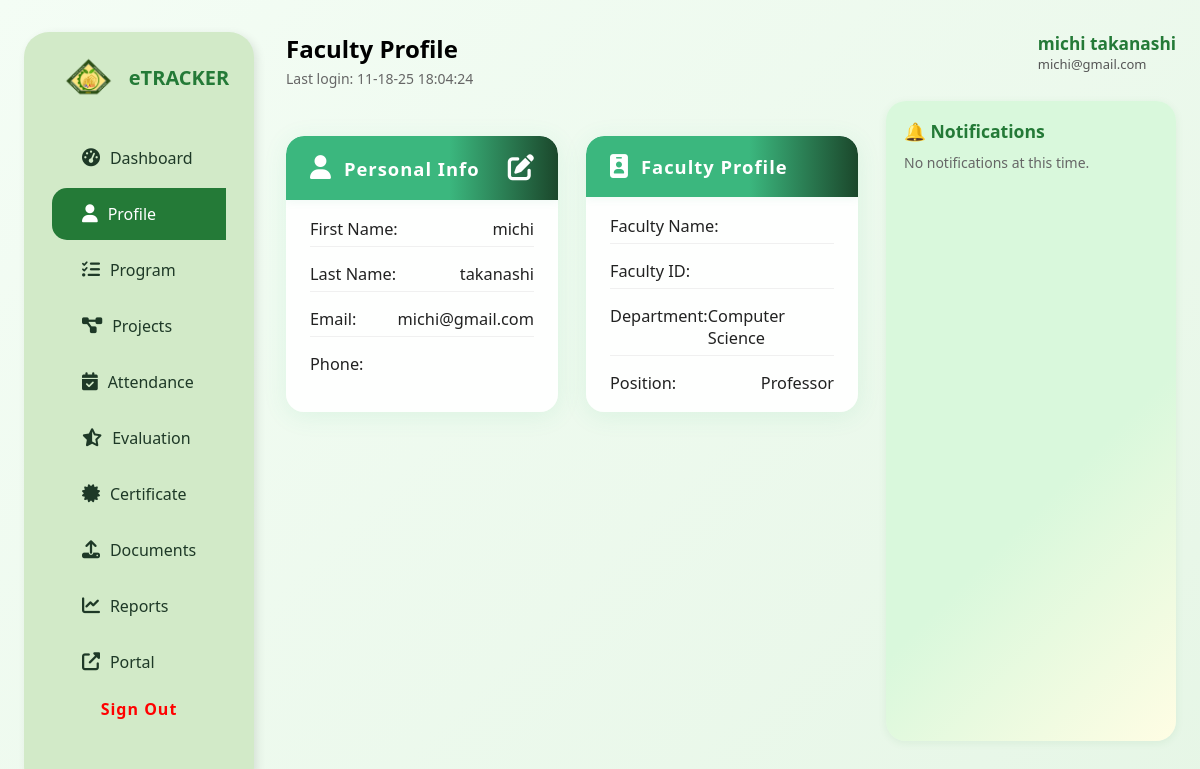
The page /FACULTY/profile.php (signed in) on the database its author committed.
### tables this page shows
CREATE TABLE `faculty` (
  `id` int(11) NOT NULL AUTO_INCREMENT,
  `user_id` int(11) DEFAULT NULL,
  `department` varchar(100) DEFAULT NULL,
  `position` varchar(100) DEFAULT NULL,
  `created_at` timestamp NOT NULL DEFAULT current_timestamp(),
  `faculty_name` varchar(100) DEFAULT NULL,
  `faculty_id` varchar(50) DEFAULT NULL,
  PRIMARY KEY (`id`),
  KEY `faculty_ibfk_1` (`user_id`),
  CONSTRAINT `faculty_ibfk_1` FOREIGN KEY (`user_id`) REFERENCES `users` (`id`) ON DELETE CASCADE
);

CREATE TABLE `users` (
  `id` int(11) NOT NULL AUTO_INCREMENT,
  `firstname` varchar(100) DEFAULT NULL,
  `lastname` varchar(100) DEFAULT NULL,
  `email` varchar(255) DEFAULT NULL,
  `password` varchar(255) DEFAULT NULL,
  `department_id` int(11) DEFAULT NULL,
  `role` enum('admin','faculty','student') DEFAULT NULL,
  `created_at` timestamp NOT NULL DEFAULT current_timestamp(),
  `phone` varchar(20) DEFAULT NULL,
  `department` varchar(100) DEFAULT NULL,
  `comm_preference` enum('email','sms') DEFAULT 'email',
  `verification_status` enum('verified','unverified') DEFAULT 'unverified',
  PRIMARY KEY (`id`),
  KEY `department_id` (`department_id`),
  CONSTRAINT `users_ibfk_1` FOREIGN KEY (`department_id`) REFERENCES `departments` (`department_id`) ON DELETE CASCADE
);

### FACULTY/profile.php (the view, shortened to what this page needs)
<?php
require 'db.php';
$user_id = $_SESSION['user_id'] ?? null;
$faculty_profile = null;
$notifications = [];
if ($user_id) {
    $sql = "SELECT
                u.firstname, u.lastname, u.email, u.phone, u.department AS user_department,
                f.faculty_name, f.faculty_id, f.department AS faculty_department, f.position
            FROM users u
            JOIN faculty f ON u.id = f.user_id
            WHERE u.id = ?";
    $stmt = $conn->prepare($sql);
    $stmt->bind_param("i", $user_id);
    $stmt->execute();
    $result = $stmt->get_result();
    $faculty_profile = $result->fetch_assoc();
}
?>
<!DOCTYPE html>
<html lang="en">
<head>
  <link rel="stylesheet" href="https://cdnjs.cloudflare.com/ajax/libs/font-awesome/6.5.0/css/all.min.css">
  <link rel="stylesheet" href="profile.css" />
</head>
<body>
  <div class="container">
    <aside class="sidebar">
      <div class="logo">
        <img src="logo.png" alt="Logo" class="logo-img" />
        <span class="logo-text">eTRACKER</span>
      </div>
      <nav>
        <ul>
          <li><a href="Dashboard.php"><i class="fas fa-tachometer-alt"></i> Dashboard</a></li>
          <li class="active"><a href="profile.php"><i class="fas fa-user"></i> Profile</a></li>
          <li><a href="Programs.php"><i class="fas fa-tasks"></i> Program</a></li>
          <li><a href="Projects.php"><i class="fas fa-project-diagram"></i> Projects</a></li>
          <li><a href="Attendance.php"><i class="fas fa-calendar-check"></i> Attendance</a></li>
          <li><a href="Evaluation.php"><i class="fas fa-star-half-alt"></i> Evaluation</a></li>
          <li><a href="certificates.php"><i class="fas fa-certificate"></i> Certificate</a></li>
          <li><a href="upload.php"><i class="fas fa-upload"></i> Documents </a></li>
          <li><a href="reports.php"><i class="fas fa-chart-line"></i> Reports</a></li>
           <li><a href="../portal/home/home.html"><i class="fas fa-external-link-alt"></i> Portal</a></li>
        </ul>
        <div class="sign-out" style="position: absolute; bottom: 30px; left: 0; width: 100%; text-align: center;">
          <a href="../register/logout.php" style="color: inherit; text-decoration: none; display: block; padding: 12px 0;">Sign Out</a>
        </div>
      </nav>
    </aside>
    <div class="main-grid">
      <div class="main-content">
        <div class="topbar">
          <div>
            <h2>Faculty Profile</h2>
            <div class="last-login">Last login: <?php echo date('m-d-y H:i:s'); ?></div>
          </div>
        </div>
        <div class="profile-sections-grid">
          <div class="profile-card-section">
            <div class="section-header">
              <i class="fas fa-user"></i>
              <span>Personal Info</span>
              <button class="edit-btn" onclick="editPersonalInfo()" title="Edit Personal Info">
                <i class="fas fa-edit"></i>
              </button>
            </div>
            <div class="section-content">
              <div class="info-row"><span>First Name:</span> <?php echo htmlspecialchars($faculty_profile['firstname'] ?? ''); ?></div>
              <div class="info-row"><span>Last Name:</span> <?php echo htmlspecialchars($faculty_profile['lastname'] ?? ''); ?></div>
              <div class="info-row"><span>Email:</span> <?php echo htmlspecialchars($faculty_profile['email'] ?? ''); ?></div>
              <div class="info-row"><span>Phone:</span> <?php echo htmlspecialchars($faculty_profile['phone'] ?? ''); ?></div>
            </div>
          </div>
          <div class="profile-card-section">
            <div class="section-header">
              <i class="fas fa-id-badge"></i>
              <span>Faculty Profile</span>
            </div>
            <div class="section-content">
              <div class="info-row"><span>Faculty Name:</span> <?php echo htmlspecialchars($faculty_profile['faculty_name'] ?? ''); ?></div>
              <div class="info-row"><span>Faculty ID:</span> <?php echo htmlspecialchars($faculty_profile['faculty_id'] ?? ''); ?></div>
              <div class="info-row"><span>Department:</span> <?php echo htmlspecialchars($faculty_profile['faculty_department'] ?? ''); ?></div>
              <div class="info-row"><span>Position:</span> <?php echo htmlspecialchars($faculty_profile['position'] ?? ''); ?></div>
            </div>
          </div>
        </div>
      </div>
      <div class="right-panel">
        <div class="top-actions">
          <div class="user-info">
            <div class="name"><?php echo htmlspecialchars(($faculty_profile['firstname'] ?? '') . ' ' . ($faculty_profile['lastname'] ?? '')); ?></div>
            <div class="email"><?php echo htmlspecialchars($faculty_profile['email'] ?? ''); ?></div>
          </div>
        </div>
        <div class="notifications">
          <h3>🔔 Notifications</h3>
          <?php if (empty($notifications)) { ?>
            <p class="no-notifications">No notifications at this time.</p>
          <?php } ?>
        </div>
      </div>
    </div>
  </div>
</body>
</html>

### FACULTY/profile.css (style rules this page uses)
* { margin: 0; padding: 0; box-sizing: border-box; }
body { font-family: 'Segoe UI', sans-serif; background: linear-gradient(135deg, #f4fdf5 0%, #e6f6e6 100%); min-height: 100vh; }
.container { display: flex; gap: 32px; padding: 32px 24px; }
.sidebar { width: 230px; height: 95vh; background-color: #d2eac8; border-radius: 25px; box-shadow: 3px 3px 10px rgba(0, 0, 0, 0.1); padding: 20px 0; display: flex; flex-direction: column; align-items: center; position: sticky; top: 20px; }
.sidebar .logo { display: flex; align-items: center; font-size: 30px; font-weight: bold; color: #247a37; margin-bottom: 30px; }
.logo-img { width: 80px; height: 50px; object-fit: contain; }
.logo-text { font-size: 20px; }
.sidebar nav ul { list-style: none; width: 100%; padding: 0; }
.sidebar nav ul li { padding: 15px 30px; display: flex; align-items: center; gap: 10px; cursor: pointer; color: #1e3927; transition: all 0.2s ease; border-radius: 15px 0 0 15px; margin-bottom: 4px; }
.sidebar nav ul li a { color: inherit; text-decoration: none; font: inherit; width: 100%; display: flex; align-items: center; gap: 10px; transition: color 0.2s; }
.sidebar nav ul li.active a, .sidebar nav ul li:hover a { color: #fff; }
.sidebar nav ul li.active, .sidebar nav ul li:hover { background-color: #247a37; color: #ffffff; }
.sidebar nav ul li i { font-style: normal; font-size: 18px; }
.sign-out { margin-top: auto; margin-bottom: 20px; padding: 10px 20px; color: red; cursor: pointer; border-radius: 16px; font-weight: 600; background: none; box-shadow: none; letter-spacing: 1px; border: none; transition: background 0.2s, color 0.2s, transform 0.18s; }
.main-grid { display: grid; grid-template-columns: 1fr 290px; flex: 1; gap: 28px; }
.main-content { display: flex; flex-direction: column; flex: 1; animation: fadeInUp 1.1s; }
.topbar { display: flex; justify-content: space-between; align-items: flex-start; margin-bottom: 24px; animation: fadeInDown 1.1s; }
.last-login { font-size: 14px; color: #666; margin-top: 4px; }
.right-panel { display: flex; flex-direction: column; align-items: flex-end; gap: 18px; animation: fadeInRight 1.1s; }
.user-info .name { font-weight: bold; font-size: 1.08rem; color: #247a37; }
.user-info .email { font-size: 13px; color: #555; }
.notifications { margin-top: 10px; background: linear-gradient(135deg, #d9f8dc 60%, #fffde4 100%); padding: 18px; border-radius: 20px; box-shadow: 0 2px 8px rgba(36, 122, 55, 0.08); width: 100%; min-width: 0; max-width: unset; animation: fadeInUp 1.3s; box-sizing: border-box; align-self: stretch; height:80vh }
.notifications h3 { margin-bottom: 10px; color: #247a37; font-size: 1.1rem; }
.no-notifications { font-size: 14px; color: #666; }
.top-actions { display: flex; align-items: center; gap: 12px; }
.profile-sections-grid { display: grid; grid-template-columns: repeat(auto-fit, minmax(270px, 1fr)); gap: 28px; margin-top: 24px; }
.profile-card-section { background: rgba(255,255,255,0.95); border-radius: 18px; box-shadow: 0 4px 24px rgba(59,183,126,0.10); padding: 0 0 18px 0; transition: box-shadow 0.18s, transform 0.18s; position: relative; overflow: hidden; }
.section-header { display: flex; align-items: center; gap: 12px; background: linear-gradient(90deg, #3bb77e 60%, #1b472b 100%); color: #fff; font-size: 1.15rem; font-weight: 700; padding: 18px 24px; border-radius: 18px 18px 0 0; letter-spacing: 1px; box-shadow: 0 2px 8px rgba(59,183,126,0.08); }
.edit-btn { margin-left: auto; background: transparent; border: none; color: #fff; font-size: 1.1em; cursor: pointer; transition: color 0.18s; }
.section-header i { font-size: 1.3em; }
.section-content { padding: 18px 24px 0 24px; display: flex; flex-direction: column; gap: 10px; }
.info-row { display: flex; justify-content: space-between; font-size: 1.02rem; color: #222; border-bottom: 1px solid #f0f0f0; padding-bottom: 6px; margin-bottom: 6px; }
.info-row:last-child { border-bottom: none; margin-bottom: 0; padding-bottom: 0; }

### rows shown on the page
faculty: user.firstname "michi", user.lastname "takanashi", user.email "michi@gmail.com", department "Computer Science", position "Professor", user.lastname "michi takanashi"
